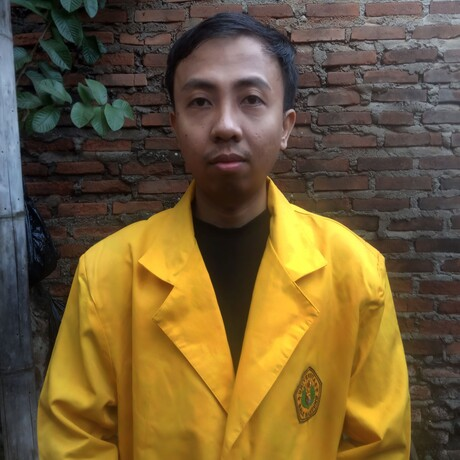
#> input picture build/src/img/profil.jpg, 460 x 460 px
$ python make-images.py
#> lines starting #> are read from the running program, lines starting #| are printed output that depends on the picture
#!/usr/bin/env python3
"""Bangun ulang semua turunan gambar dari foto asli.

    python3 scripts/make-images.py

Sumbernya satu: build/src/img/profil.jpg. Semua yang tampil di situs
diturunkan dari situ, jadi tidak ada berkas yang dibuat manual lalu
lupa diperbarui. Keluarannya webp semua — assets/img/ memang hanya
boleh berisi .webp.
"""
from pathlib import Path

from PIL import Image, ImageDraw

AKAR = Path(__file__).resolve().parents[2]
SUMBER = AKAR / "build/src/img/profil.jpg"
TUJUAN = AKAR / "assets/img"

# Wajah ada di bagian atas-tengah foto. Turunan kecil di-crop ke sini
# supaya masih terbaca di 32px; kalau tidak, yang terlihat hanya jaket.
WAJAH = (105, 10, 365, 270)


def main() -> None:
    if not SUMBER.exists():
        raise SystemExit(f"foto asli tidak ada: {SUMBER}")

    asli = Image.open(SUMBER).convert("RGB")
#> asli is the input picture: PIL image 460x460 RGB; mean R, G, B 112, 91, 53.6
    wajah = asli.crop(WAJAH)
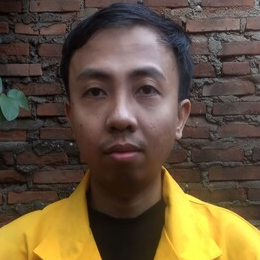
#> wajah: PIL image 260x260 RGB; mean R, G, B 100.9, 83.3, 60

    keluaran = [
        ("profil.webp", asli, None, 86),          # hero, dipakai penuh
        ("avatar-96.webp", wajah, 96, 88),        # navbar
        ("favicon-180.webp", wajah, 180, 90),     # tab & layar utama
        ("favicon-32.webp", wajah, 32, 90),       # favicon
    ]

    for nama, gambar, sisi, mutu in keluaran:
        im = gambar if sisi is None else gambar.resize((sisi, sisi), Image.LANCZOS)
        jalur = TUJUAN / nama
        im.save(jalur, "WEBP", quality=mutu, method=6)
        print(f"  {jalur.stat().st_size / 1024:6.1f}KB  {im.size[0]}x{im.size[1]}  {nama}")
#> this loop made 2 passes
#> (nama, sisi, mutu) on passes 1 to 2: ('profil.webp', None, 86), ('avatar-96.webp', 96, 88)
#|     33.4KB  460x460  profil.webp
#> pass 2, in main, `im = gambar if sisi is None else gambar.resize((sisi, sisi), Image.LAN..`:
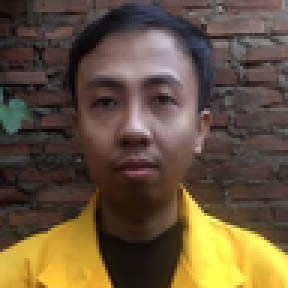
#> im: PIL image 96x96 RGB (shown 3 times larger); mean R, G, B 100.9, 83.3, 60

    for sisi in (192, 512):
        ikon = ikon_aplikasi(wajah, sisi)
        jalur = TUJUAN / f"app-icon-{sisi}.webp"
        ikon.save(jalur, "WEBP", quality=90, method=6)
        print(f"  {jalur.stat().st_size / 1024:6.1f}KB  {sisi}x{sisi}  {jalur.name}")


def ikon_aplikasi(wajah: Image.Image, sisi: int) -> Image.Image:
    """Ikon PWA: foto bulat di atas latar merek.

    Fotonya sengaja hanya mengisi ~68% bidang. Android memotong ikon jadi
    berbagai bentuk (maskable), dan area aman itu lingkaran 80% — kalau
    foto dibuat penuh, tepinya terpotong di sebagian peluncur.
    """
    SKALA = 4  # gambar besar lalu dikecilkan supaya tepinya halus
    besar = sisi * SKALA
    kanvas = Image.new("RGB", (besar, besar), (11, 18, 32))

    diameter = int(besar * 0.68)
    tepi = (besar - diameter) // 2

    cincin = Image.new("RGBA", (besar, besar), (0, 0, 0, 0))
    d = ImageDraw.Draw(cincin)
    tebal = max(2, int(besar * 0.012))
    d.ellipse(
        [tepi - tebal, tepi - tebal, tepi + diameter + tebal, tepi + diameter + tebal],
        fill=(56, 189, 248, 255),
    )
    kanvas.paste(cincin, (0, 0), cincin)

    foto = wajah.resize((diameter, diameter), Image.LANCZOS)
    topeng = Image.new("L", (diameter, diameter), 0)
    ImageDraw.Draw(topeng).ellipse([0, 0, diameter - 1, diameter - 1], fill=255)
    kanvas.paste(foto, (tepi, tepi), topeng)

    return kanvas.resize((sisi, sisi), Image.LANCZOS)


if __name__ == "__main__":
#> (the run stopped early here; a loop or call above may not have finished)
